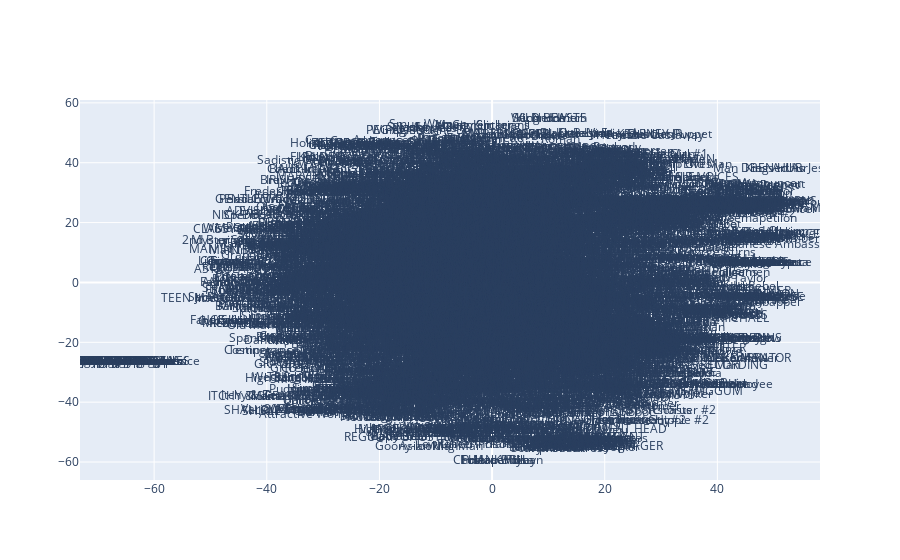

The code cell stored with this chart in its notebook:
### Markdown cell above
### Plotting the vectors of each character (using plotly)

There are 5000+ characters, thus this plot is quite full too.

### Code cell
def squash_to_plot(vectorised_by_speaker, corpus_by_speaker):
    num_dimensions = 2  # final num dimensions (2D, 3D, etc)

    # extract the words & their vectors, as numpy arrays
    vectors = np.asarray(vectorised_by_speaker)
    labels = np.asarray(corpus_by_speaker)  # fixed-width numpy strings

    # reduce using t-SNE
    tsne = TSNE(n_components=num_dimensions, random_state=0)
    vectors = tsne.fit_transform(vectors)

    x_vals = [v[0] for v in vectors]
    y_vals = [v[1] for v in vectors]
    return x_vals, y_vals, labels

x, y, labels = squash_to_plot(vectorised_by_speaker, corpus_by_speaker['character'])

plot_function(x, y, labels)

### Figure 1 — Plotly figure (JSON) as saved in the notebook; plotly's stock layout.template omitted (floating-point values rounded to 4 significant figures; data arrays with more than 128 entries replaced by an {"elided": "..."} marker saying what was removed)
{"data": [{"mode": "text", "text": {"elided": "5139 str values"}, "type": "scatter", "x": {"elided": "5139 float values"}, "y": {"elided": "5139 float values"}}], "layout": {}}
